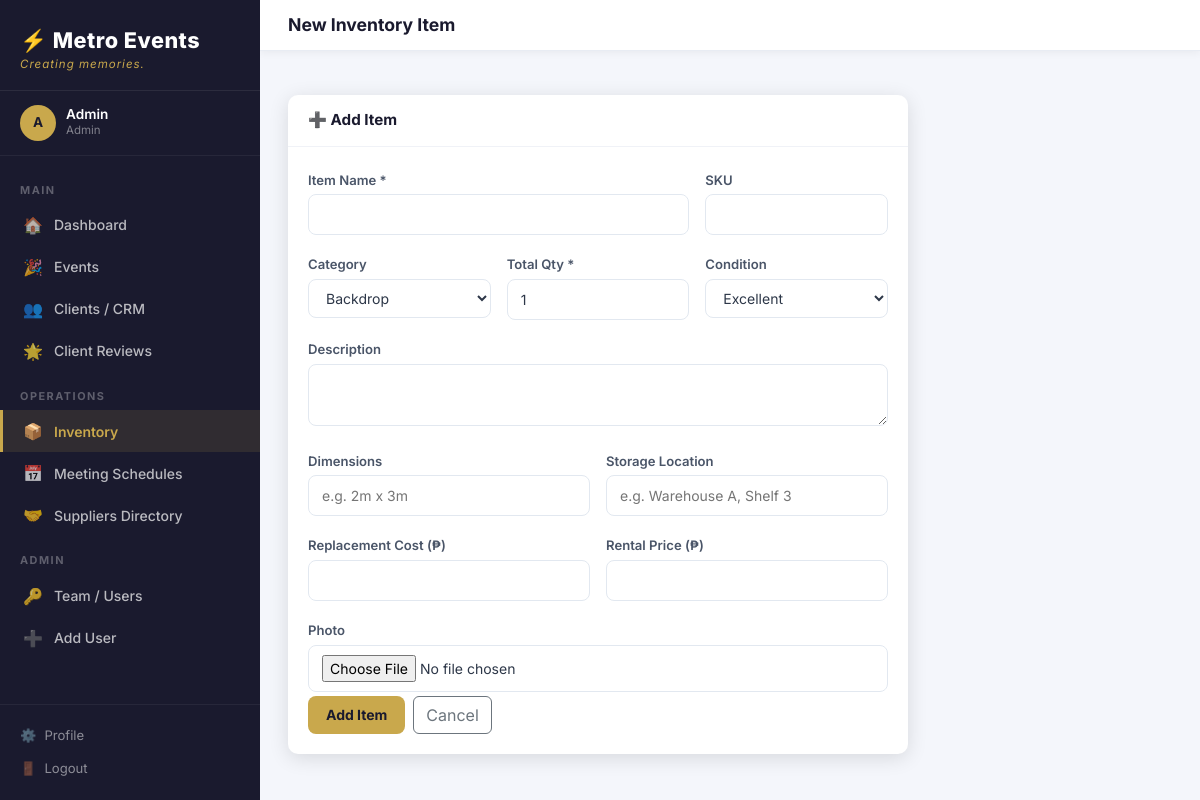
Page /inventory/new (signed in) on the committed database.
### models/user.py (models this page shows, shortened)
class User(UserMixin, db.Model):
    __tablename__ = "users"
    id = db.Column(db.Integer, primary_key=True)
    name = db.Column(db.String(100), nullable=False)
    email = db.Column(db.String(150), unique=True, nullable=False, index=True)
    password_hash = db.Column(db.String(256), nullable=False)
    role = db.Column(
        db.Enum("admin", "coordinator", "designer", "warehouse", "client",
                name="user_roles"),
        nullable=False,
        default="coordinator"
    )
    phone = db.Column(db.String(30))
    avatar_url = db.Column(db.String(300))
    is_active = db.Column(db.Boolean, default=True)
    created_at = db.Column(db.DateTime, default=datetime.utcnow)
    last_login = db.Column(db.DateTime)
    tasks = db.relationship("Task", back_populates="assigned_user",
                            foreign_keys="Task.assigned_to", lazy="dynamic")
    @property
    def is_admin(self) -> bool:
        return self.role == "admin"

### routes/inventory.py (the view, shortened to what this page needs)
@inventory_bp.route("/new", methods=["GET","POST"])
@login_required
def new_item():
    if not (current_user.is_admin or current_user.is_warehouse):
        flash("Access denied.", "danger")
        return redirect(url_for("inventory.list_items"))
    return render_template("inventory/form.html", item=None,
                           categories=ITEM_CATEGORIES, conditions=ITEM_CONDITIONS)

### models/user.py (called while the page is built)
@login_manager.user_loader
def load_user(user_id: str):
    return db.session.get(User, int(user_id))

### templates/inventory/form.html (shortened to what this page needs)
{% extends "base.html" %}
{% block page_title %}{{ 'Edit' if item else 'New' }} Inventory Item{% endblock %}
{% block content %}
<div style="max-width:620px;">
  <div class="me-card">
    <div class="me-card-header"><h5>{{ '✏️ Edit' if item else '➕ Add' }} Item</h5></div>
    <div class="me-card-body">
      <form method="POST" enctype="multipart/form-data">
        <div class="row g-3">
          <div class="col-md-8">
            <label class="me-form-label">Item Name *</label>
            <input type="text" name="name" class="me-form-control" required value="{{ item.name if item else '' }}" />
          </div>
          <div class="col-md-4">
            <label class="me-form-label">SKU</label>
            <input type="text" name="sku" class="me-form-control" value="{{ item.sku if item else '' }}" />
          </div>
          <div class="col-md-4">
            <label class="me-form-label">Category</label>
            <select name="category" class="me-form-control">
              {% for c in categories %}
              <option value="{{ c }}" {{ 'selected' if item and item.category == c }}>{{ c|title }}</option>
              {% endfor %}
            </select>
          </div>
          <div class="col-md-4">
            <label class="me-form-label">Total Qty *</label>
            <input type="number" name="total_qty" class="me-form-control" required min="1"
                   value="{{ item.total_qty if item else 1 }}" />
          </div>
          <div class="col-md-4">
            <label class="me-form-label">Condition</label>
            <select name="condition" class="me-form-control">
              {% for c in conditions %}
              <option value="{{ c }}" {{ 'selected' if item and item.condition == c }}>{{ c|title }}</option>
              {% endfor %}
            </select>
          </div>
          <div class="col-12">
            <label class="me-form-label">Description</label>
            <textarea name="description" class="me-form-control" rows="2">{{ item.description if item else '' }}</textarea>
          </div>
          <div class="col-md-6">
            <label class="me-form-label">Dimensions</label>
            <input type="text" name="dimensions" class="me-form-control" placeholder="e.g. 2m x 3m"
                   value="{{ item.dimensions if item else '' }}" />
          </div>
          <div class="col-md-6">
            <label class="me-form-label">Storage Location</label>
            <input type="text" name="storage_location" class="me-form-control" placeholder="e.g. Warehouse A, Shelf 3"
                   value="{{ item.storage_location if item else '' }}" />
          </div>
          <div class="col-md-6">
            <label class="me-form-label">Replacement Cost (₱)</label>
            <input type="number" name="replacement_cost" class="me-form-control" min="0" step="0.01"
                   value="{{ item.replacement_cost if item else '' }}" />
          </div>
          <div class="col-md-6">
            <label class="me-form-label">Rental Price (₱)</label>
            <input type="number" name="rental_price" class="me-form-control" min="0" step="0.01"
                   value="{{ item.rental_price if item else '' }}" />
          </div>
          <div class="col-12">
            <label class="me-form-label">Photo</label>
            <input type="file" name="photo" class="me-form-control" accept="image/*"
                   data-preview="photoPreview" />
          </div>
          <div class="col-12 d-flex gap-2 mt-1">
            <button type="submit" class="btn-gold">{{ 'Save Changes' if item else 'Add Item' }}</button>
            <a href="{{ url_for('inventory.list_items') }}" class="btn btn-outline-secondary">Cancel</a>
          </div>
        </div>
      </form>
    </div>
  </div>
</div>
{% endblock %}

### templates/base.html (shortened to what this page needs)
<!DOCTYPE html>
<html lang="en">
<head>
  <link rel="stylesheet" href="https://cdn.jsdelivr.net/npm/bootstrap@5.3.2/dist/css/bootstrap.min.css" />
  <link rel="stylesheet" href="https://cdnjs.cloudflare.com/ajax/libs/font-awesome/6.4.2/css/all.min.css" />
  <link rel="stylesheet" href="{{ url_for('static', filename='css/metro.css') }}" />
</head>
<body>
{% if current_user.is_authenticated %}
<div class="me-layout">
  <aside class="me-sidebar">
    <div class="me-sidebar-logo">
      <div class="brand-name">⚡ {{ APP_NAME }}</div>
      <div class="brand-tag">{{ APP_TAGLINE }}</div>
    </div>
    <div class="me-sidebar-user">
      <div class="me-avatar">{{ current_user.name[0]|upper }}</div>
      <div>
        <div class="user-name">{{ current_user.name }}</div>
        <div class="user-role">{{ current_user.role|title }}</div>
      </div>
    </div>
    <nav class="me-nav">
      {% if current_user.role == 'client' %}
        <div class="me-nav-section">Portal</div>
        <a href="{{ url_for('public.index') }}">
          <span class="nav-icon">🌐</span> Back to Website
        </a>
      {% else %}
        <div class="me-nav-section">Main</div>
        <a href="{{ url_for('dashboard.index') }}" class="{{ 'active' if request.endpoint == 'dashboard.index' }}">
          <span class="nav-icon">🏠</span> Dashboard
        </a>
        <a href="{{ url_for('events.list_events') }}" class="{{ 'active' if request.blueprint == 'events' }}">
          <span class="nav-icon">🎉</span> Events
        </a>
        <a href="{{ url_for('clients.list_clients') }}" class="{{ 'active' if request.blueprint == 'clients' }}">
          <span class="nav-icon">👥</span> Clients / CRM
        </a>
        <a href="{{ url_for('dashboard.manage_reviews') }}" class="{{ 'active' if request.endpoint == 'dashboard.manage_reviews' }}">
          <span class="nav-icon">🌟</span> Client Reviews
        </a>
        <div class="me-nav-section">Operations</div>
        <a href="{{ url_for('inventory.list_items') }}" class="{{ 'active' if request.blueprint == 'inventory' }}">
          <span class="nav-icon">📦</span> Inventory
        </a>
        <a href="{{ url_for('meetings.index') }}" class="{{ 'active' if request.blueprint == 'meetings' }}">
          <span class="nav-icon">📅</span> Meeting Schedules
        </a>
        <a href="{{ url_for('suppliers.list_suppliers') }}" class="{{ 'active' if request.blueprint == 'suppliers' }}">
          <span class="nav-icon">🤝</span> Suppliers Directory
        </a>
        {% if current_user.is_admin %}
        <div class="me-nav-section">Admin</div>
        <a href="{{ url_for('auth.users_list') }}" class="{{ 'active' if request.endpoint == 'auth.users_list' }}">
          <span class="nav-icon">🔑</span> Team / Users
        </a>
        <a href="{{ url_for('auth.register') }}" class="{{ 'active' if request.endpoint == 'auth.register' }}">
          <span class="nav-icon">➕</span> Add User
        </a>
        {% endif %}
      {% endif %}
    </nav>
    <div class="me-sidebar-footer">
      <a href="{{ url_for('auth.profile') }}" class="{{ 'active' if request.endpoint == 'auth.profile' }}"><span>⚙️</span> Profile</a>
      <a href="{{ url_for('auth.logout') }}"><span>🚪</span> Logout</a>
    </div>
  </aside>
  <div class="me-main">
    <header class="me-topbar">
      <div class="d-flex align-items-center gap-3">
        <div>
          <div class="page-title">{% block page_title %}{{ APP_NAME }}{% endblock %}</div>
        </div>
      </div>
    </header>
    <div class="px-4 pt-3">
    </div>
    <main class="me-content">
      {% block content %}{% endblock %}
    </main>
  </div>
</div>
{% else %}
  {% block auth_content %}{% endblock %}
{% endif %}
</body>
</html>

### static/css/metro.css (style rules this page uses)
:root { --me-gold: #C9A84C; --me-gold-light: #E8C97A; --me-dark: #1A1A2E; --me-dark2: #16213E; --me-dark3: #0F3460; --me-sidebar-w: 260px; --me-radius: 10px; --me-shadow: 0 4px 20px rgba(0,0,0,.12); --me-transition: all .22s ease; }
*, *::before, *::after { box-sizing: border-box; }
body { font-family: 'Inter', 'Segoe UI', system-ui, sans-serif; background: #F4F6FB; color: #2D3748; margin: 0; min-height: 100vh; }
a { color: var(--me-gold); text-decoration: none; }
.me-layout { display: flex; min-height: 100vh; }
.me-sidebar { width: var(--me-sidebar-w); background: var(--me-dark); display: flex; flex-direction: column; position: fixed; top: 0; left: 0; bottom: 0; z-index: 1040; transition: var(--me-transition); overflow-y: auto; overflow-x: hidden; }
.me-sidebar-logo { padding: 24px 20px 16px; border-bottom: 1px solid rgba(255,255,255,.08); }
.me-sidebar-logo .brand-name { font-size: 1.35rem; font-weight: 800; color: #fff; letter-spacing: .5px; }
.me-sidebar-logo .brand-tag { font-size: .72rem; color: var(--me-gold); font-style: italic; letter-spacing: 1px; }
.me-sidebar-user { padding: 14px 20px; display: flex; align-items: center; gap: 10px; border-bottom: 1px solid rgba(255,255,255,.06); }
.me-avatar { width: 36px; height: 36px; border-radius: 50%; background: var(--me-gold); color: var(--me-dark); display: flex; align-items: center; justify-content: center; font-weight: 700; font-size: .85rem; flex-shrink: 0; }
.me-sidebar-user .user-name { color: #fff; font-size: .85rem; font-weight: 600; line-height: 1.2; }
.me-sidebar-user .user-role { color: rgba(255,255,255,.45); font-size: .72rem; text-transform: capitalize; }
.me-nav { padding: 10px 0; flex: 1; }
.me-nav-section { padding: 16px 20px 6px; font-size: .68rem; font-weight: 700; color: rgba(255,255,255,.3); letter-spacing: 1.5px; text-transform: uppercase; }
.me-nav a { display: flex; align-items: center; gap: 11px; padding: 9px 20px; color: rgba(255,255,255,.7); font-size: .875rem; font-weight: 500; border-left: 3px solid transparent; transition: var(--me-transition); }
.me-nav a.active { background: rgba(201,168,76,.12); color: var(--me-gold); border-left-color: var(--me-gold); font-weight: 600; }
.me-nav a .nav-icon { font-size: 1rem; width: 20px; text-align: center; flex-shrink: 0; }
.me-sidebar-footer { padding: 14px 20px; border-top: 1px solid rgba(255,255,255,.06); }
.me-sidebar-footer a { color: rgba(255,255,255,.5); font-size: .82rem; display: flex; align-items: center; gap: 8px; padding: 7px 0; transition: var(--me-transition); }
.me-main { margin-left: var(--me-sidebar-w); flex: 1; display: flex; flex-direction: column; min-height: 100vh; }
.me-topbar { background: #fff; padding: 12px 28px; display: flex; align-items: center; justify-content: space-between; border-bottom: 1px solid #E8ECF3; position: sticky; top: 0; z-index: 100; box-shadow: 0 2px 8px rgba(0,0,0,.05); }
.me-topbar .page-title { font-size: 1.1rem; font-weight: 700; color: var(--me-dark); margin: 0; }
.me-content { padding: 28px; flex: 1; }
.me-card { background: #fff; border-radius: var(--me-radius); box-shadow: var(--me-shadow); border: none; overflow: hidden; }
.me-card-header { padding: 16px 20px; border-bottom: 1px solid #F0F2F7; display: flex; align-items: center; justify-content: space-between; }
.me-card-header h5 { margin: 0; font-weight: 700; font-size: .95rem; color: var(--me-dark); }
.me-card-body { padding: 20px; }
.btn-gold { background: var(--me-gold); color: var(--me-dark); border: none; padding: 8px 18px; border-radius: 8px; font-weight: 700; font-size: .875rem; cursor: pointer; transition: var(--me-transition); display: inline-flex; align-items: center; gap: 6px; }
.me-form-label { font-size: .82rem; font-weight: 600; color: #4A5568; margin-bottom: 4px; }
.me-form-control { border: 1.5px solid #E2E8F0; border-radius: 8px; padding: 9px 13px; font-size: .875rem; width: 100%; transition: var(--me-transition); background: #fff; color: #2D3748; }

### rows in the picture
User: name "A", name "Admin", role "Admin"

### other values in the picture
{{ APP_NAME }} "Metro Events"
{{ APP_TAGLINE }} "Creating memories."
{{ 'Edit' if item else 'New' }} "New"
{{ '✏️ Edit' if item else '➕ Add' }} "➕ Add"
{{ 'Save Changes' if item else 'Add Item' }} "Add Item"
form field category "Backdrop"
form field condition "Excellent"
